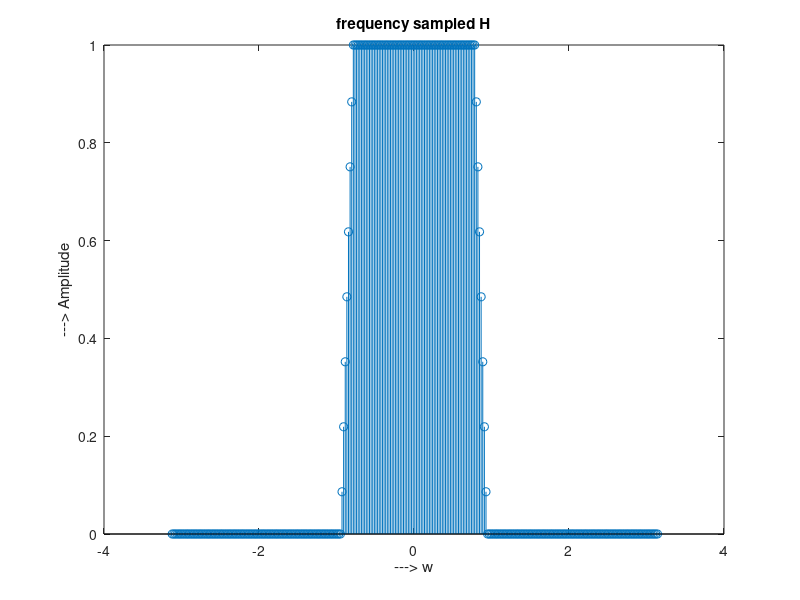
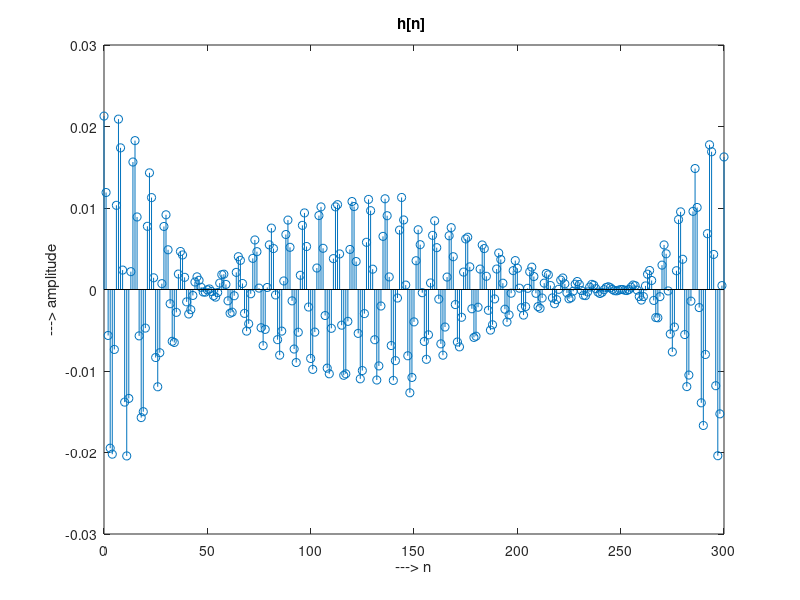
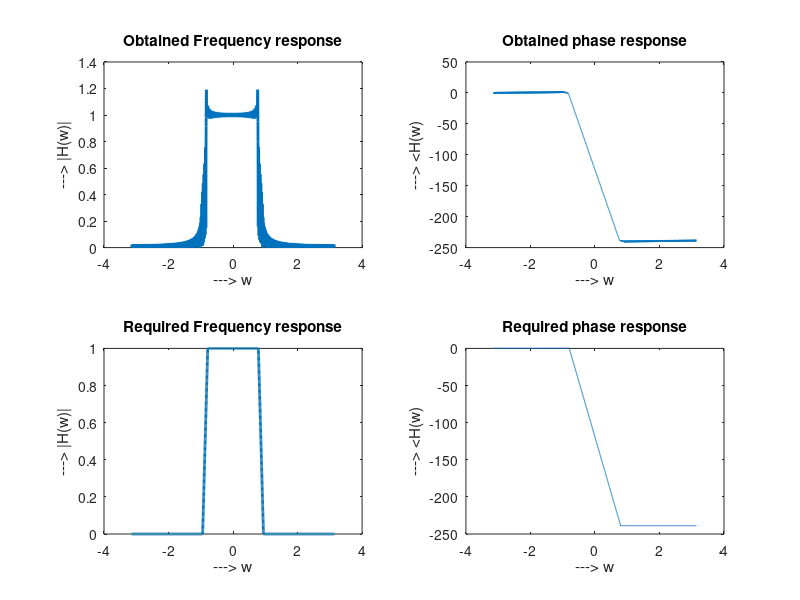

These figures' MATLAB source, in order:
%% 
clear;clc;
%% Defining the parameters
wpass = 0.25*pi;
wstop = 0.3*pi;
passbandgain = 1;
stopbandgain = 0;
passbanddelta = 0.01;
stopbanddelta = 0.01;
M = 300; 
circshiftvalue = 0;
%% Frequency sampelling

w = -pi+2*pi/(M+1):2*pi/(M+1):pi;

x1 = wpass;
x2 = wstop;
y1 = passbandgain;
y2 = stopbandgain;
slope = abs((y1-y2)/(x1-x2));
H = zeros(1,numel(w));
for i = 1:numel(w)
    if abs(w(i)) < wpass
        H(i) = passbandgain*exp(-1j*w(i)*M/2);
    elseif (w(i) > wpass) & (w(i) < wstop) 
        H(i) = y1 - slope*(w(i)-x1);
    elseif (w(i)<-wpass) & (w(i)>-wstop)
        H(i) = y1 - slope*(-x1-w(i));
    end
end

figure()
stem(w,abs(H))
title('frequency sampled H')
xlabel('---> w')
ylabel('---> Amplitude')

h = ifft(fftshift(H));
n = 0 : numel(h)-1;


%% Circ shifting obtained h[n]
h = circshift(h,circshiftvalue);
figure()
stem(n,real(h))
title('h[n] ')
xlabel('---> n')
ylabel('---> amplitude')

%% Finding DTFT of obtained h[n]
W = -pi:0.001:pi; 
F = zeros(1,numel(W));
for i = 1:numel(W)
    for j = 1:numel(n)
        F(i) = F(i) + h(j)*exp(-1i*W(i)*n(j));
    end
end

w = -pi : 0.001:pi; 
H = zeros(1,numel(w));
for i = 1:numel(w)
    if abs(w(i)) < wpass
        H(i) = passbandgain*exp(-1j*w(i)*M/2);
    elseif (w(i) > wpass) & (w(i) < wstop) 
        H(i) = y1 - slope*(w(i)-x1);
    elseif (w(i)<-wpass) & (w(i)>-wstop)
        H(i) = y1 - slope*(-x1-w(i));
    end
end



figure()
subplot(2,2,1)
plot(W,abs(F),'linewidth',2)
xlabel('---> w')
ylabel('---> |H(w)|')
title('Obtained Frequency response')
subplot(2,2,2)
plot(W,unwrap(angle(F)))
xlabel('---> w')
ylabel('---> <H(w)')
title('Obtained phase response')
subplot(2,2,3) 
plot(w,abs(H),'linewidth',2)
xlabel('---> w')
ylabel('---> |H(w)|')
title('Required Frequency response')
subplot(2,2,4)
plot(w,unwrap(angle(H)))
title('Required phase response')
xlabel('---> w')
ylabel('---> <H(w)')
